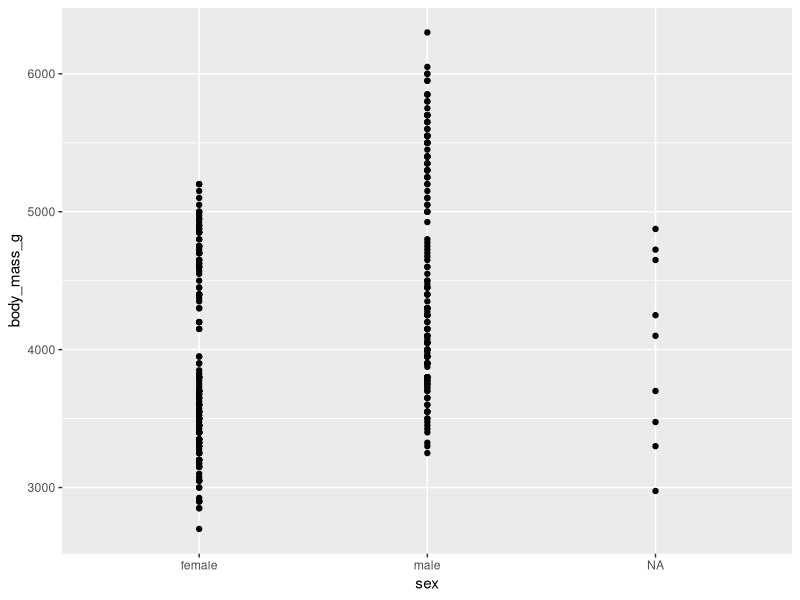
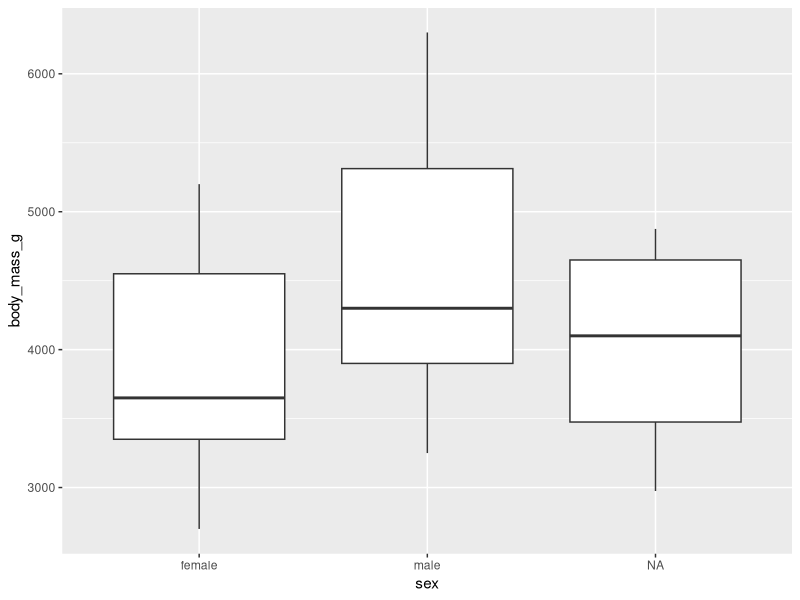
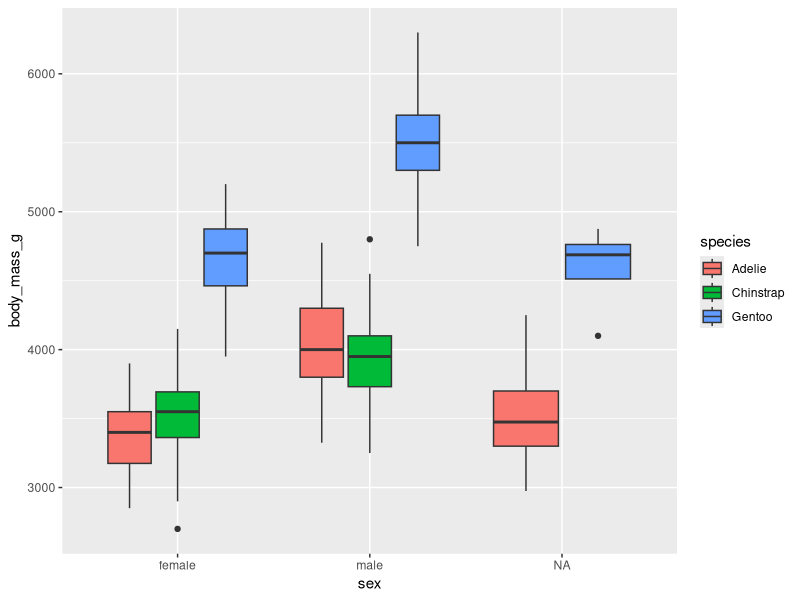

Reproduce these figures in R, in order.
## ---- chunk 1
library(tidyverse)
library(palmerpenguins)
penguins <- palmerpenguins::penguins
## ---- chunk 2
glimpse(penguins)
## ---- chunk 3
#| fig-height: 4.5
#| fig-alt: A scatterplot with categorical penguin sex along the x axis and continuous body mass along the y axis. The three sex categories are female, male, and NA. The body mass appears to range between 2400g and 6500g. Because this is a scatterplot, there are various points scattered along the y axis in a line above each sex category, which doesn't tell us much about these data. There are other types of plots better suited for visualizing the relationship between a continuous variable and a categorical variable.
ggplot(data = penguins, aes(x = sex, y = body_mass_g)) + 
  geom_point()
## ---- chunk 4
#| code-line-numbers: "2"
#| fig-height: 4.5
#| fig-alt: A boxplot with penguin sex along the x axis and body mass along the y axis. Again, the three sex categories are female, male, and NA, and the body mass appears to range between 2400g and 6500g. Because this is a boxplot, we can visualize the minimum value, first quartile, median, third quartile, and maximum value of penguin body mass, for each penguin sex category. Female penguins have a lower median body mass than male penguins, while the NA sex category is somewhere in between the two. There are no outliers.

ggplot(data = penguins, aes(x = sex, y = body_mass_g)) +
  geom_boxplot()
## ---- chunk 5
#| code-line-numbers: "2"
#| fig-height: 4.25
#| fig-alt: A boxplot with penguin sex along the x axis and body mass along the y axis. Again, the three sex categories are female, male, and NA, and the body mass appears to range between 2400g and 6500g. This time, instead of one boxplot per sex category, there is a boxplot for each species, per sex category, and these are filled with different colors. Gentoo boxplots are blue, Adélie boxplots are reddish, and Chinstrap boxplots are green. Male penguins have higher body mass across species, and Gentoo penguins stand out as having higher body mass than both Chinstrap and Adélie penguins. Low body mass outliers exist for female Chinstrap penguins and NA Gentoo penguins, and high body mass outliers exist for male Chinstrap penguins. There is no boxplot for Chinstrap penguins in the NA sex category.

ggplot(data = penguins, aes(x = sex, y = body_mass_g)) +
  geom_boxplot(aes(fill = species))
## ---- chunk 6
#| echo: false
#| fig-height: 3.5
#| fig-alt: Same boxplot as the previous tab. Any additional data insights are listed in the text of this slide.
